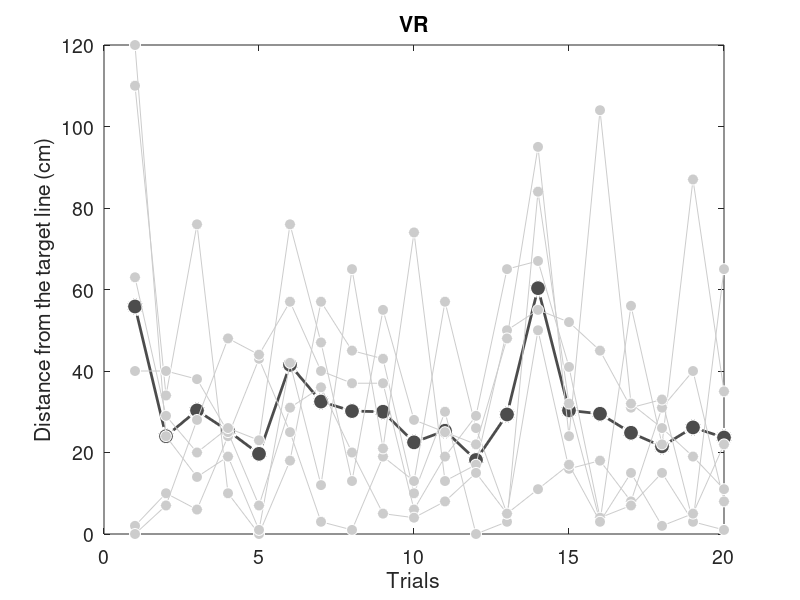

Write the MATLAB code that produced this figure.
load('scores.mat')

VR0_24h_abs = abs(VR0_24h_diff);
VR0_24h_abs_each = mean(VR0_24h_abs, 2);

x = 1:20;


figure('Position', [100 100 700 400]);
plot(x, VR0_24h_abs_each', '-o', ...
    'LineWidth', 2, ...
    'MarkerSize', 12, ...
    'MarkerFaceColor', dark_gray, ...
    'MarkerEdgeColor', white, ...
    'Color', dark_gray)

ylim([0, 120])
h = gca;
set(h, 'FontSize', 14)

xlabel('Trials')
ylabel('Distance from the target line (cm)')
title('VR')

for i = 1:VR0_number
    hold on
    y = VR0_24h_abs(:,i);
    plot(x, y', '-o', ...
    'MarkerSize', 8, ...
    'MarkerFaceColor', light_gray, ...
    'MarkerEdgeColor', white, ...
    'Color', light_gray)
end

hold off

saveas(gcf,'./data/figures/VR0_24h_test','epsc')
